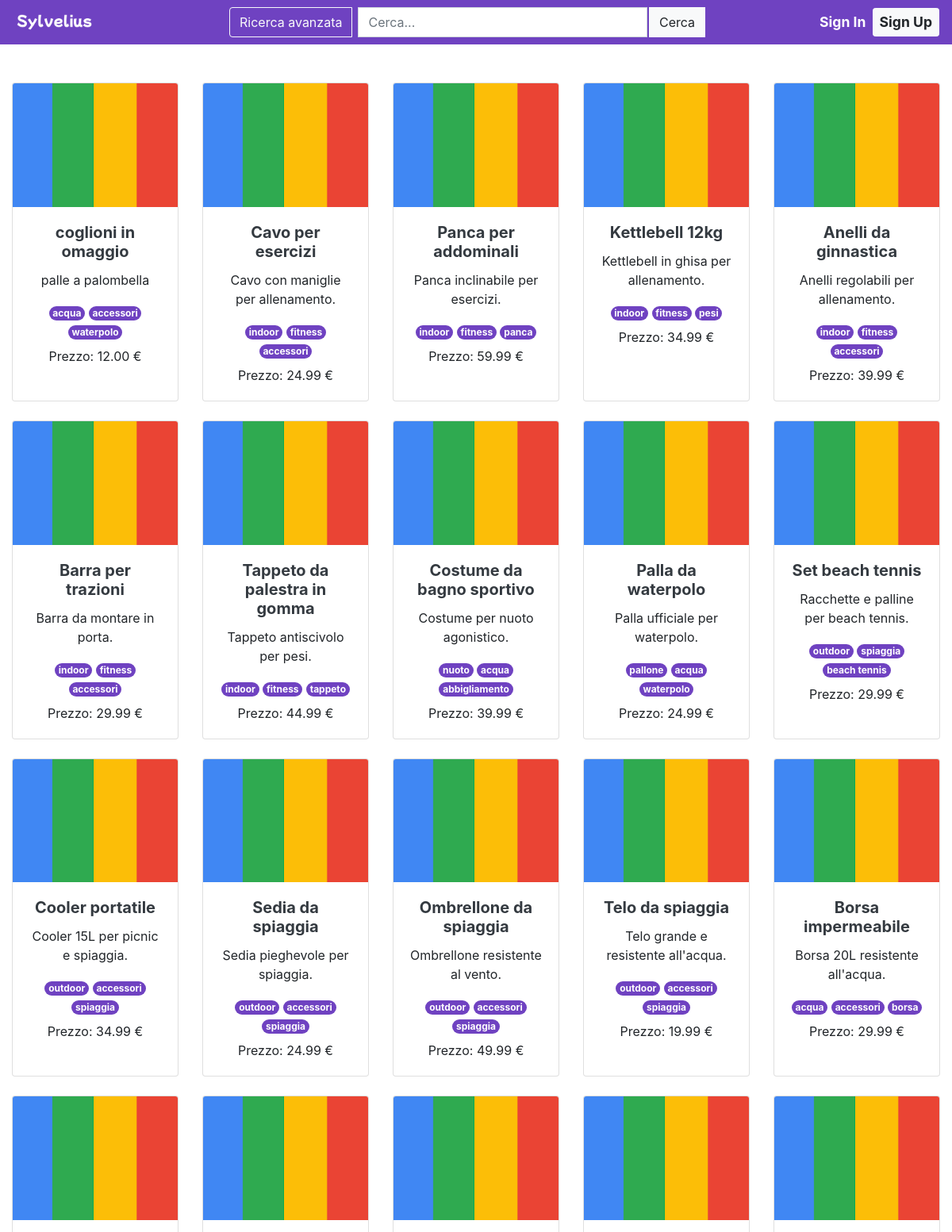
Page /ricerca/ (upper part) on the committed database.
### sylvelius/models.py (models this page shows, shortened)
class Annuncio(models.Model):
    prodotto = models.OneToOneField(Prodotto, on_delete=models.CASCADE, related_name='annunci')
    data_pubblicazione = models.DateTimeField(auto_now_add=True)
    qta_magazzino = models.PositiveIntegerField(default=0)
    is_published = models.BooleanField(default=True)

class Prodotto(models.Model):
    nome = models.CharField(max_length=255)
    descrizione_breve = models.CharField(max_length=255, blank=True, null=True)
    descrizione = models.TextField(blank=True, null=True)
    prezzo = models.DecimalField(max_digits=10, decimal_places=2)
    tags = models.ManyToManyField(Tag, related_name='prodotti', blank=True)

class Tag(models.Model):
    nome = models.CharField(max_length=50, unique=True)

### sylvelius/views.py (the view)
# urls.py: path("ricerca/", views.RicercaAnnunciView.as_view(), name="ricerca_annunci"),
class RicercaAnnunciView(TemplateView):
    template_name = "sylvelius/ricerca.html"
    def get_context_data(self, **kwargs):
        context = super().get_context_data(**kwargs)
        query = self.request.GET.get('q', '').strip()
        categoria_str = self.request.GET.get('categoria', '').strip()
        prezzo_min = self.request.GET.get('prezzo_min')
        prezzo_max = self.request.GET.get('prezzo_max')
        sort_order = self.request.GET.get('sort', 'data-desc')
        annunci = Annuncio.objects.filter(is_published=True)
        if query:
            annunci = annunci.filter(
                Q(prodotto__nome__icontains=query) |
                Q(prodotto__descrizione_breve__icontains=query) |
                Q(prodotto__tags__nome__icontains=query)
            )
        if categoria_str:
            tag_list = [tag.strip() for tag in categoria_str.split(',') if tag.strip()]
            if tag_list:
                for tag in tag_list:
                    annunci = annunci.filter(prodotto__tags__nome=tag)
        if prezzo_min:
            try:
                annunci = annunci.filter(prodotto__prezzo__gte=float(prezzo_min))
            except ValueError:
                pass
        if prezzo_max:
            try:
                annunci = annunci.filter(prodotto__prezzo__lte=float(prezzo_max))
            except ValueError:
                pass
        if sort_order == "data-desc":
            annunci = annunci.order_by('-data_pubblicazione')
        elif sort_order == "data-asc":
            annunci = annunci.order_by('data_pubblicazione')
        elif sort_order == "prezzo-asc":
            annunci = annunci.order_by('prezzo')
        elif sort_order == "prezzo-desc":
            annunci = annunci.order_by('-prezzo')
        annunci = annunci.distinct()
        paginator = Paginator(annunci, 50)
        page_number = self.request.GET.get('page', 1)
        try:
            page_number = int(page_number)
            if page_number < 1:
                page_number = 1
        except ValueError:
            page_number = 1
        page_obj = paginator.get_page(page_number)
        context['annunci'] = page_obj.object_list
        context['page'] = page_obj.number
        context['has_next'] = page_obj.has_next()
        context['has_previous'] = page_obj.has_previous()
        context['request'] = self.request
        return context

### sylvelius/templates/sylvelius/ricerca.html (shortened to what this page needs)
{% extends "base.html" %}
{% load static %}
{% block sign_in_sign_up %}
    {% include "_btn_toprightbuttons.html" %}
{% endblock %}
{% block middle %}
<div class="container-fluid mt-5 mb-5">
    <div class="row justify-content-center">
        <div class="col-md-12 text-center">
            {% if annunci %}
                <div class="row row-cols-1 row-cols-sm-2 row-cols-md-3 row-cols-lg-4 row-cols-xl-5 g-4">
                    {% for annuncio in annunci %}
                        <div class="col-md-4 mb-4">
                            <div class="card h-100">
                                <a href="{% url 'sylvelius:dettagli_annuncio' annuncio.id %}" class="text-decoration-none text-dark">
                                    <img
                                        data-prodotto-id="{{ annuncio.prodotto.id }}"
                                        class="card-img-top immagine-asincrona"
                                        alt="{{ annuncio.prodotto.nome }}"
                                        src="{% static 'img/default_loading.png' %}"
                                    >
                                </a>
                                <div class="card-body">
                                    <h5 class="card-title">
                                        <a href="{% url 'sylvelius:dettagli_annuncio' annuncio.id %}" class="text-decoration-none text-dark">
                                            <strong>{{ annuncio.prodotto.nome }}</strong>
                                        </a>
                                    </h5>
                                    <p class="card-text">{{ annuncio.prodotto.descrizione_breve|truncatewords:15 }}</p>
                                    <div class="mb-2">
                                        {% for tag in annuncio.prodotto.tags.all|slice:":3" %}
                                            <span class="badge rounded-pill me-1" style="background-color: #6f42c1; color: #fff;">{{ tag.nome }}</span>
                                        {% endfor %}
                                    </div>
                                    <p class="card-text">Prezzo: {{ annuncio.prodotto.prezzo }} €</p>
                                </div>
                            </div>
                        </div>
                    {% endfor %}
                </div>
            {% else %}
                <div class="d-flex justify-content-center align-items-center" style="min-height: 200px;">
                    <div class="alert alert-warning mt-4">
                        Nessun annuncio trovato per la tua ricerca.
                    </div>
                </div>
            {% endif %}
        </div>
    </div>
</div>
{% endblock %}

### rows in the picture
Annuncio: prodotto.nome "coglioni in omaggio", prodotto.descrizione_breve "palle a palombella", prodotto.prezzo "12.00"
Tag: nome "acqua"
Tag: nome "accessori"
Tag: nome "waterpolo"
Annuncio: prodotto.nome "Cavo per esercizi", prodotto.descrizione_breve "Cavo con maniglie per allenamento.", prodotto.prezzo "24.99"
Tag: nome "indoor"
Tag: nome "fitness"
Annuncio: prodotto.nome "Panca per addominali", prodotto.descrizione_breve "Panca inclinabile per esercizi.", prodotto.prezzo "59.99"
Tag: nome "panca"
Annuncio: prodotto.nome "Kettlebell 12kg", prodotto.descrizione_breve "Kettlebell in ghisa per allenamento.", prodotto.prezzo "34.99"
Tag: nome "pesi"
Annuncio: prodotto.nome "Anelli da ginnastica", prodotto.descrizione_breve "Anelli regolabili per allenamento.", prodotto.prezzo "39.99"
Annuncio: prodotto.nome "Barra per trazioni", prodotto.descrizione_breve "Barra da montare in porta.", prodotto.prezzo "29.99"
Annuncio: prodotto.nome "Tappeto da palestra in gomma", prodotto.descrizione_breve "Tappeto antiscivolo per pesi.", prodotto.prezzo "44.99"
Tag: nome "tappeto"
Annuncio: prodotto.nome "Costume da bagno sportivo", prodotto.descrizione_breve "Costume per nuoto agonistico.", prodotto.prezzo "39.99"
Tag: nome "nuoto"
Tag: nome "abbigliamento"
Annuncio: prodotto.nome "Palla da waterpolo", prodotto.descrizione_breve "Palla ufficiale per waterpolo.", prodotto.prezzo "24.99"
Tag: nome "pallone"
Annuncio: prodotto.nome "Set beach tennis", prodotto.descrizione_breve "Racchette e palline per beach tennis.", prodotto.prezzo "29.99"
Tag: nome "outdoor"
Tag: nome "spiaggia"
Tag: nome "beach tennis"
Annuncio: prodotto.nome "Cooler portatile", prodotto.descrizione_breve "Cooler 15L per picnic e spiaggia.", prodotto.prezzo "34.99"
Annuncio: prodotto.nome "Sedia da spiaggia", prodotto.descrizione_breve "Sedia pieghevole per spiaggia.", prodotto.prezzo "24.99"
Annuncio: prodotto.nome "Ombrellone da spiaggia", prodotto.descrizione_breve "Ombrellone resistente al vento.", prodotto.prezzo "49.99"
Annuncio: prodotto.nome "Telo da spiaggia", prodotto.descrizione_breve "Telo grande e resistente all'acqua.", prodotto.prezzo "19.99"
Annuncio: prodotto.nome "Borsa impermeabile", prodotto.descrizione_breve "Borsa 20L resistente all'acqua.", prodotto.prezzo "29.99"
Tag: nome "borsa"
